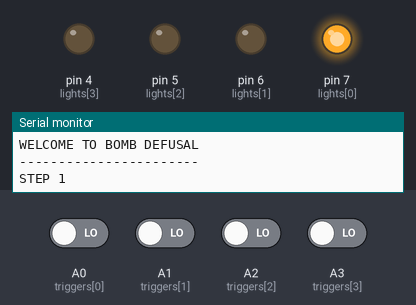
This sketch was run on a simulated Arduino Uno, built with avr-gcc and run on an emulated ATmega328P. Shown: output pins drawn as LEDs (lit = HIGH), the last lines printed to the serial monitor. Dashed ring = blinking. The test bench sets the inputs (shaded band); at power-on: A0 (triggers[0]), A1 (triggers[1]), A2 (triggers[2]), A3 (triggers[3]) LOW. Random numbers use the default seed unless the sketch sets one.

Above: at 0.1 s.
At 3.2 s:
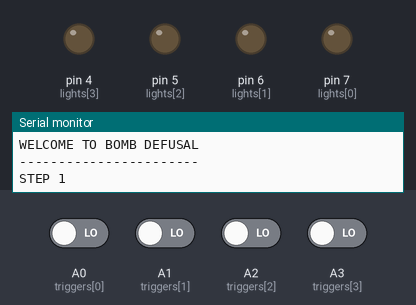
3.3 s: A1 (triggers[1]) driven HIGH
At 3.45 s:
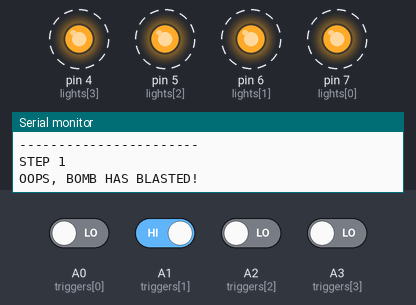
Timing chart, 0 to 12.3 s (numbered marks = the images above; inputs shaded):
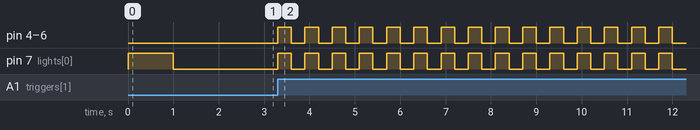

Measured:
- after the input at 3.3 s, pin 4 (lights[3]), pin 5 (lights[2]), pin 6 (lights[1]), pin 7 (lights[0]): alternates HIGH for 0.30 s and LOW for 0.30 s, starting at once

The sketch:

MAR_23.ino
```cpp
/*
   INTRO TO IM
   MAR 23, 2021

   BOMB DEFUSAL GAME WITH LEDs & Switches

   INSTRUCTIONS:
   The lights blink one by one in a random series starting from just one blink at first.
   The series keeps on increasing until you reach maxSteps.
   Your goal is to remember which lights blinked and press the corresponding buttons to diffuse the bomb.

   If you mess up, all lights start blinking at the same time (BOMB BLASTS!)
   If you successfully complete the series, lights start blinking one by one in a sequence. (BOMB DEFUSED!)
*/

const int triggers[] = {A0, A1, A2, A3};  // switch pins (A0 - RED, A1 - GREEN, A2 - BLUE, A3 - YELLOW)
const int lights[] = {7, 6, 5, 4};        // light pins (7 - RED, 6 - GREEN, 5 - BLUE, 4 - YELLOW)

// class that handles the game logic
class Bomb {
  private:
    int* goal;    // pointer to dynamic array that'll store the random light sequence
    int maxSteps; // no. of steps for game

  public:
    int step, next, pressed;

    Bomb() {
      Serial.println("WELCOME TO BOMB DEFUSAL");
      Serial.println("-----------------------");

      step = next = pressed = 0;
      maxSteps = 10;              // change this to increase/decrease game difficulty

      goal = new int[maxSteps];   // dynamic array for light sequence

      for (int i = 0; i < maxSteps; i++) {
        goal[i] = random(0, 4);
      }

      this->newLevel();
    }

    // destructor to clear memory
    ~Bomb() {
      delete[] this->goal;
    }

    // method to proceed to new level
    // on new level, you'll see the sequence you need to follow
    void newLevel() {
      next = goal[0];
      pressed = 0;
      step++;

      if (this->success()) {
        return;
      }

      Serial.println("STEP " + String(step));
      for (int i = 0; i < step; i++) {
        digitalWrite(lights[goal[i]], HIGH);
        delay(1000);
        digitalWrite(lights[goal[i]], LOW);
        delay(1000);
      }
    }

    // to handle button press and verify if the sequence was followed correctly
    void checkButtonPress() {
      for (int i = 0; i < 4; i++) {
        if (digitalRead(triggers[i]) == HIGH) {
          if (next == i) {
            digitalWrite(lights[i], HIGH);
            delay(500);

            digitalWrite(lights[i], LOW);
            delay(500);

            pressed++;
            next = goal[pressed];

            if (pressed == step) {
              this->newLevel();
            }
          } else {
            step = -1;
          }
        } else {
          digitalWrite(lights[i], LOW);
        }
      }
    }

    // method to check success/failure
    bool success() {
      if (step == maxSteps + 1) {
        return true;
      }
      return false;
    }
};

Bomb* bomb; // pointer for the Bomb class
int lightWorkState = 0;

void setup() {
  // setting pin modes
  for (int trigger : triggers) {
    pinMode(trigger, INPUT);
  }

  for (int light : lights) {
    pinMode(light, OUTPUT);
  }

  Serial.begin(9600);
  randomSeed(analogRead(A5)); // random seed for random() function

  // initialization
  bomb = new Bomb();
}

void loop() {
  if (lightWorkState == 0) {
    if (bomb->step == -1) {     // if the user messes up, step is set to -1
      delete bomb;              // clearing the memory
      lightWorkState = 2;                // to blink lights all at once (FAILURE)

      Serial.println("OOPS, BOMB HAS BLASTED!");
    } else if (!bomb->success()) {
      bomb->checkButtonPress(); // handling button press events
    } else {
      delete bomb;              // clearing the memory
      lightWorkState = 1;                // to blink lights in a sequence (WIN)

      Serial.println("CONGRATULATIONS! BOMB SUCCESSFULLY DEFUSED!");
    }
  } else {
    lightWorks(lightWorkState == 1 ? true : false);
  }

}

// function to handle blinks for SUCCESS/FAILURE lightWorkStates
void lightWorks(bool win) {
  if (win) {
    for (int light : lights) {
      digitalWrite(light, HIGH);
      delay(50);
      digitalWrite(light, LOW);
      delay(50);
    }
  } else {
    for (int light : lights) {
      digitalWrite(light, HIGH);
    }
    delay(300);
    for (int light : lights) {
      digitalWrite(light, LOW);
    }
    delay(300);
  }
}
```
